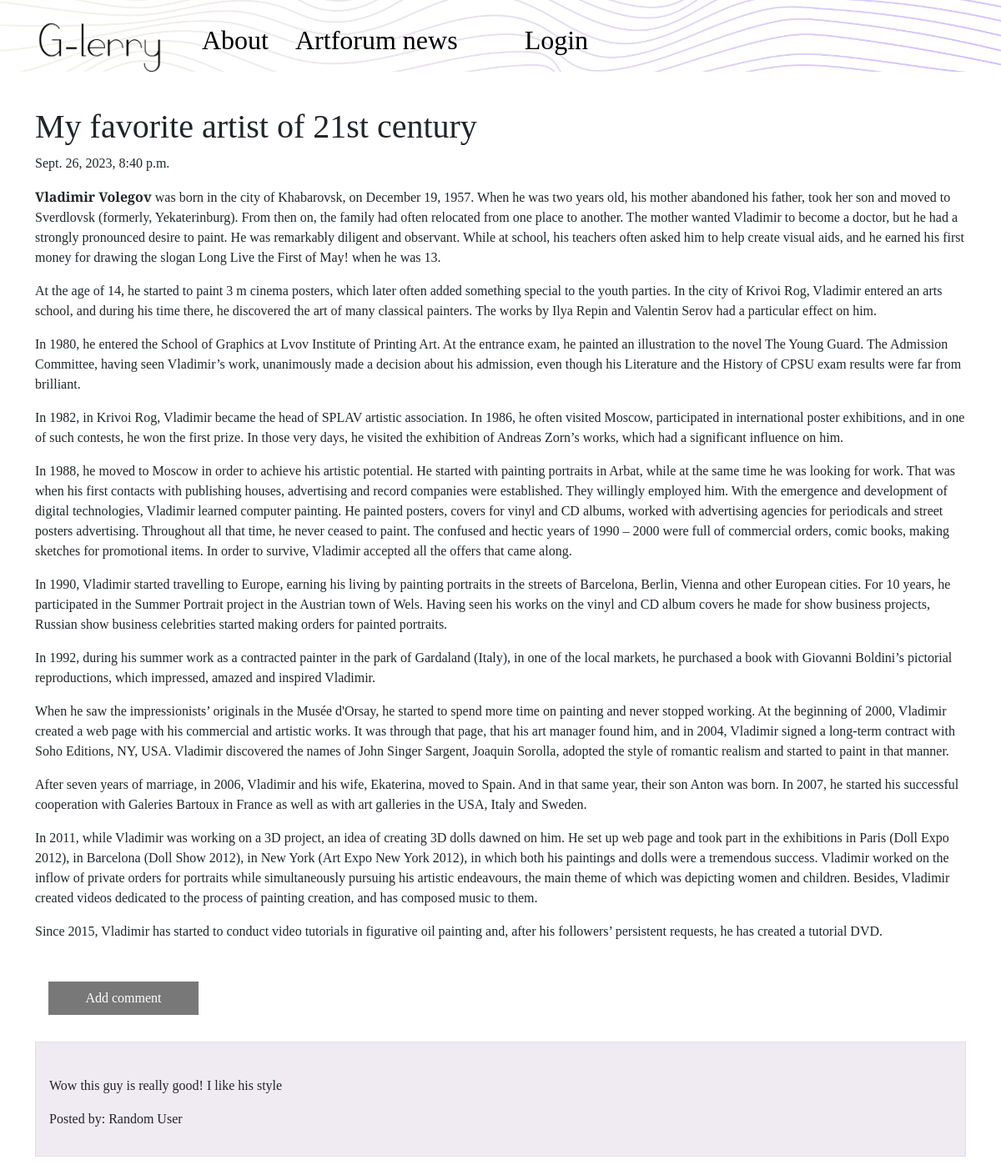
Page /post/4 on the earlier database version.
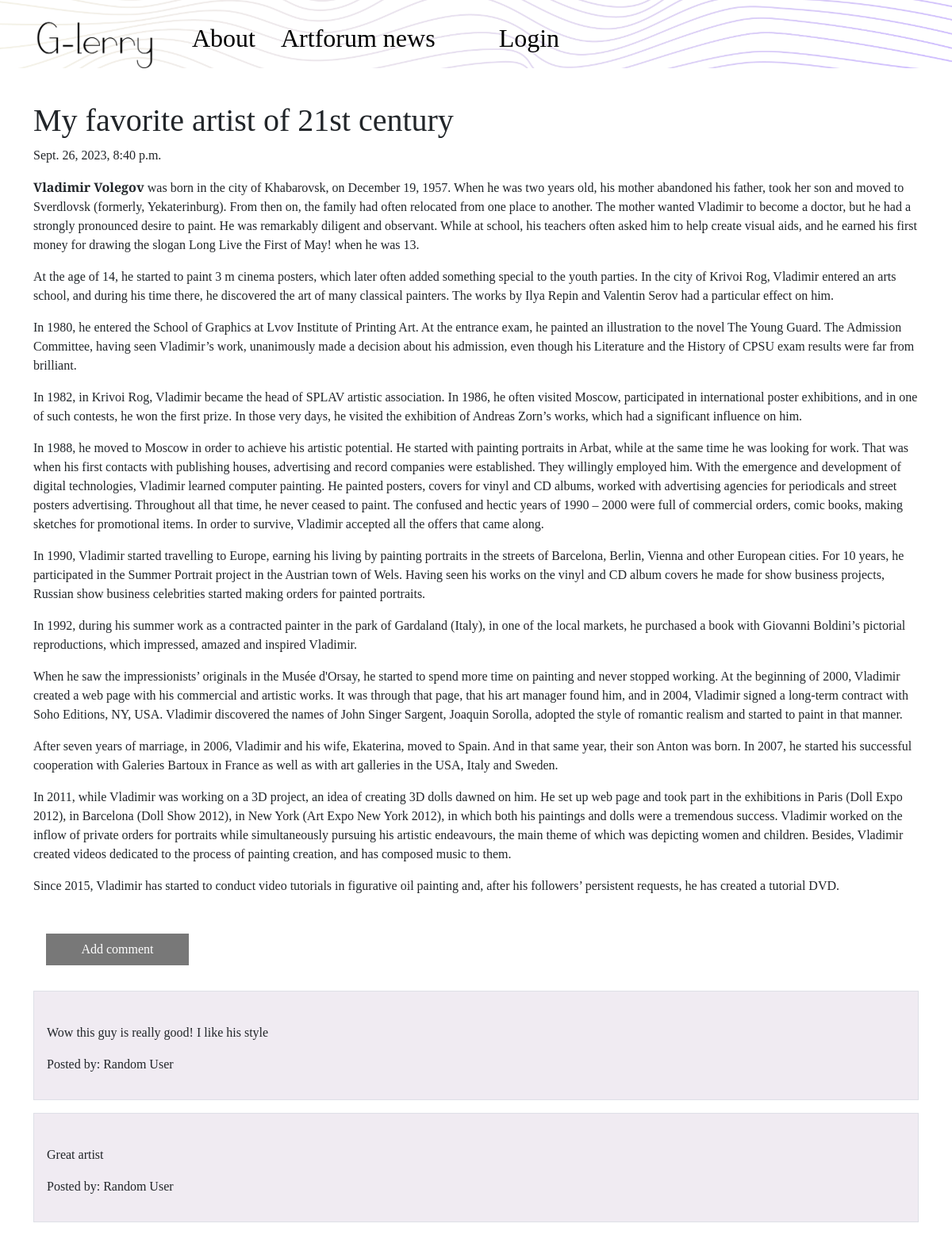
Same page on the later database version.
### blog/models.py (models this page shows, shortened)
class Post(models.Model):
    author = models.ForeignKey('auth.User', on_delete=models.CASCADE)
    title = models.CharField(max_length=200)
    text = models.TextField()
    create_date = models.DateTimeField(default=timezone.now)
    published_date = models.DateTimeField(blank=True, null=True)
    """
        The primary key patches to self.pk, after i create post, and i hit publication,
        go to post detail of the primary key of post i just created

    """

class Comments(models.Model):
    post = models.ForeignKey('blog.Post', related_name='comments', on_delete=models.CASCADE)
    author = models.CharField(max_length=100)
    text = models.TextField()
    create_date = models.DateTimeField(default=timezone.now())
    approved_comment = models.BooleanField(default=False)
    """
        After post comment, go back to list of all posts,
        comment has to be approved before being there
    """

### blog/views.py (the view)
# urls.py: path('post/<int:pk>', views.PostDetailView.as_view(), name='post_detail'),
class PostDetailView(DetailView):
    model = Post

### blog/templates/blog/post_detail.html (shortened to what this page needs)
{% extends "blog/base.html" %}
{% block content %}
    <h1 class="post-title"> {{ post.title }} </h1>
        {% if post.published_date %}
        <div class="date postdate">
            {{post.published_date}}
        </div>
        {% else %}
        <a class="btn btn-secondary" href="{% url 'post_publish' pk=post.pk %}">Publish</a>
        {% endif %}
    <p class="post-content">
        {{ post.text|safe|linebreaksbr }}
    </p>
        <div class="button-container">
            <a href="{% url 'add_comment_to_post' pk=post.pk %}" class="button-post addcmntbtn">Add comment</a>
        </div>
        <div class="container comment-section">
            {% for comment in post.comments.all %}
            <div class="comment-one">
                <br>
                {% if user.is_authenticated or comment.approved_comment %}
                <p>{{comment.text|safe|linebreaks}}</p>
                <p>Posted by: {{ comment.author }}</p>
            </div>
                {% endif %}
                {% empty %}
                    <p>No comments</p>
            {% endfor %}
        </div>
{% endblock %}

### blog/templates/blog/base.html (shortened to what this page needs)
<!doctype html>
{% load static %}
<html lang="en">
<head>
    <link href="https://cdn.jsdelivr.net/npm/bootstrap@5.3.2/dist/css/bootstrap.min.css" rel="stylesheet">
    <link rel="stylesheet" href="//cdn.jsdelivr.net/npm/medium-editor@latest/dist/css/medium-editor.min.css" type="text/css" media="screen" charset="utf-8">
    <link rel="stylesheet" href="{% static 'css/blog.css' %}">
</head>
<body>
    <nav class="navbar fixed-top navbar-expand-lg  glerry-nav">
          <div class="container-fluid">
            <ul class="navbar-nav me-auto mb-2 mb-lg-0">
                <li><a class="navbar-brand big-brand" href="{% url 'post_list' %}">
                <img src="/static/images/glerry-logo.png" alt="Logo G-lerry" width="150" class="logo-glerry d-inline-block align-text-top">
                </a></li>
                    <li>
                        <a class="nav-link customlink" href="{% url 'about' %}">About</a>
                    </li>
                    <li>
                        <a class="nav-link customlink" href="https://www.artforum.com/news"> Artforum news</a>
                    </li>
                    {% if user.is_authenticated %}
                          <li class="nav-item dropdown customlink">
                            <a class="nav-link dropdown-toggle" data-bs-toggle="dropdown" href="#" role="button" aria-expanded="false">User</a>
                                <ul class="dropdown-menu">
                                    <a class="dropdown-item customlink-drop" href="{% url 'post_new' %}">New post</a>
                                    <a class="dropdown-item customlink-drop" href="{% url 'post_draft_list' %}">Drafts</a>
                                    <a class="dropdown-item change-logout customlink-drop" href="{% url 'logout' %}">Logout</a>
                                    <hr class="dropdown-divider">
                                    <p class="dropdown-item welcome-user customlink-drop-user" >Welcome: {{ user.username }}</p>
                                </ul>
                          </li>
                    {% else %}
                        <a href="{% url 'login' %}" class="nav navbar-right nav-item customlink customlogin">Login</a>
                    {% endif %}
            </ul>
          </div>
    </nav>
    <div class="content container">
        <div class="row">
            {% block content %}
            {% endblock %}
        </div>
    </div>
</body>
</html>

### blog/static/css/blog.css (style rules this page uses)
* { font-family: 'Playfair Display', serif; }
.big-brand { font-size: 3rem ; }
.content { margin-top: 8rem; }
.glerry-nav { background-image: url('/static/images/glerry2.png'); background-repeat: no-repeat; background-size: cover; margin: 0; padding: 0; }
.logo-glerry { margin: 0.5rem 1rem 0 2rem; }
.customlink { margin: 1rem 0.5rem 0 0.5rem; font-size: 2rem; color: black; text-decoration: none; }
.customlogin { padding-top: 0.5rem; margin-left: 4rem; }
.comment-one { border: 1px solid #dee0e7; margin: 1rem 0; background-color: #f0ebf2; padding: 0 1rem 1rem 1rem; }
.button-container { display: flex; justify-content: space-between; }
.button-post { text-decoration: none; color: white; background: #787878; text-align: center; margin: 1rem 1rem; padding: 0.5rem 0; width: 15vw; transition: background-color 0.3s, box-shadow 0.3s; / }

Differences in the rows shown:
added Comments: text "Great artist", author "Random User"
